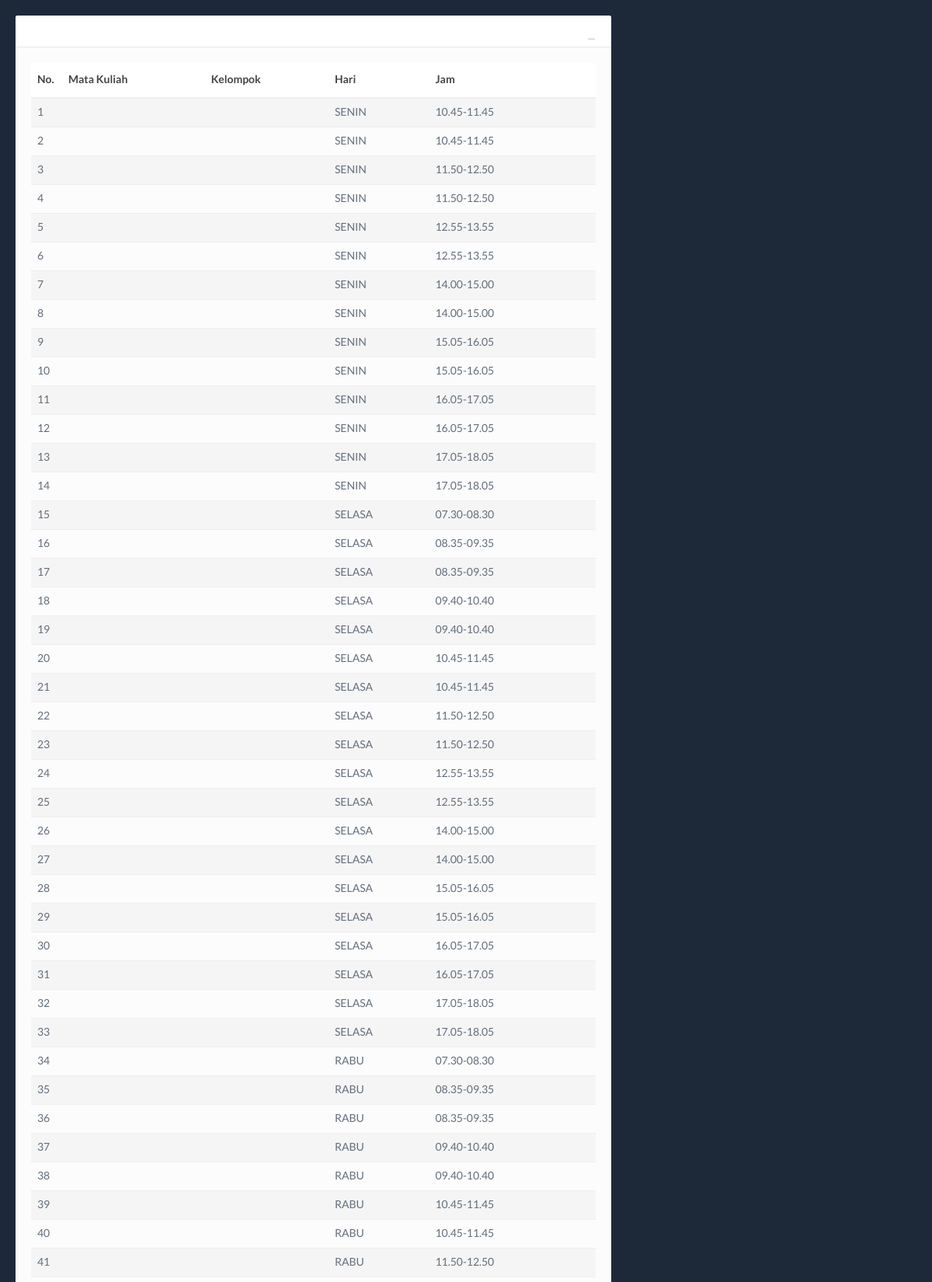
The page /mhs/mata-kuliah-edit.php (signed in, upper part) on the database its author committed.
### tables this page shows
CREATE TABLE IF NOT EXISTS `tb_penjadwalan` (
  `id_jadwal` int(4) NOT NULL AUTO_INCREMENT,
  `hari_jadwal` varchar(20) NOT NULL,
  `jam_jadwal` varchar(12) NOT NULL,
  `ruang_jadwal` varchar(10) NOT NULL,
  `kelompok_jadwal` varchar(2) DEFAULT NULL,
  `matkul_jadwal` varchar(100) NOT NULL,
  `asisten_jadwal` varchar(100) NOT NULL,
  PRIMARY KEY (`id_jadwal`)
);

### mhs/mata-kuliah-edit.php (the view, shortened to what this page needs)
<?php
  $idp = $_GET['idp'];
    list($nimp, $matkulp)
    = mysql_fetch_row(mysql_query("SELECT nim_praktikum, matkul_praktikum
      FROM tb_praktikum WHERE id_praktikum ='$idp' "));
?>
<!DOCTYPE html>
<html lang="en">
<head>
  <link href="../lib/css/style.default.css" rel="stylesheet">
  <link href="../lib/css/fullcalendar.css" rel="stylesheet">
</head>
<body>
  <section>
    <div class="contentpanel">
      <div class="row">
        <div class="col-md-8">
              <div class="panel panel-default">
                <div class="panel-heading">
                  <div class="panel-btns">
                    <a href="#" class="minimize">&minus;</a>
                  </div>
                </div>
                <div class="panel-body">
                <div class="table-responsive">
                  <table class="table table-striped mb30">
                    <thead>
                      <tr>
                        <th width="40">No.</th>
                        <th>Mata Kuliah</th>
                        <th>Kelompok</th>
                        <th>Hari</th>
                        <th>Jam</th>
                        <th></th>
                      </tr>
                    </thead>
                    <tbody>
                      <?php
                      $aa = mysql_query("SELECT * FROM tb_penjadwalan WHERE matkul_jadwal = '$matkulp' ");
                      $no=1;
                      while ($bb = mysql_fetch_assoc($aa)) {
                        ?>
                        <tr>
                          <td><?=$no ?></td>
                          <td><?=$bb['matkul_jadwal']?></td>
                          <td><strong><?=$bb['kelompok_jadwal']?></strong></td>
                          <td><?=$bb['hari_jadwal']?></td>
                          <td><?=$bb['jam_jadwal']?></td>
                          <td></td>
                        </tr>
                        <?php
                          $no++;
                          }
                        ?>
                      </tbody>
                    </table>
                  </div>
                </div>
              </div>
            </div>
          <div class="col-md-4">
          </div>
            </div>
  </div>
</section>
</body>
</html>

### rows shown on the page
tb_penjadwalan: hari_jadwal "SENIN", jam_jadwal "10.45-11.45"
tb_penjadwalan: hari_jadwal "SENIN", jam_jadwal "10.45-11.45"
tb_penjadwalan: hari_jadwal "SENIN", jam_jadwal "11.50-12.50"
tb_penjadwalan: hari_jadwal "SENIN", jam_jadwal "11.50-12.50"
tb_penjadwalan: hari_jadwal "SENIN", jam_jadwal "12.55-13.55"
tb_penjadwalan: hari_jadwal "SENIN", jam_jadwal "12.55-13.55"
tb_penjadwalan: hari_jadwal "SENIN", jam_jadwal "14.00-15.00"
tb_penjadwalan: hari_jadwal "SENIN", jam_jadwal "14.00-15.00"
tb_penjadwalan: hari_jadwal "SENIN", jam_jadwal "15.05-16.05"
tb_penjadwalan: hari_jadwal "SENIN", jam_jadwal "15.05-16.05"
tb_penjadwalan: hari_jadwal "SENIN", jam_jadwal "16.05-17.05"
tb_penjadwalan: hari_jadwal "SENIN", jam_jadwal "16.05-17.05"
tb_penjadwalan: hari_jadwal "SENIN", jam_jadwal "17.05-18.05"
tb_penjadwalan: hari_jadwal "SENIN", jam_jadwal "17.05-18.05"
tb_penjadwalan: hari_jadwal "SELASA", jam_jadwal "07.30-08.30"
tb_penjadwalan: hari_jadwal "SELASA", jam_jadwal "08.35-09.35"
tb_penjadwalan: hari_jadwal "SELASA", jam_jadwal "08.35-09.35"
tb_penjadwalan: hari_jadwal "SELASA", jam_jadwal "09.40-10.40"
tb_penjadwalan: hari_jadwal "SELASA", jam_jadwal "09.40-10.40"
tb_penjadwalan: hari_jadwal "SELASA", jam_jadwal "10.45-11.45"
tb_penjadwalan: hari_jadwal "SELASA", jam_jadwal "10.45-11.45"
tb_penjadwalan: hari_jadwal "SELASA", jam_jadwal "11.50-12.50"
tb_penjadwalan: hari_jadwal "SELASA", jam_jadwal "11.50-12.50"
tb_penjadwalan: hari_jadwal "SELASA", jam_jadwal "12.55-13.55"
tb_penjadwalan: hari_jadwal "SELASA", jam_jadwal "12.55-13.55"
tb_penjadwalan: hari_jadwal "SELASA", jam_jadwal "14.00-15.00"
tb_penjadwalan: hari_jadwal "SELASA", jam_jadwal "14.00-15.00"
tb_penjadwalan: hari_jadwal "SELASA", jam_jadwal "15.05-16.05"
tb_penjadwalan: hari_jadwal "SELASA", jam_jadwal "15.05-16.05"
tb_penjadwalan: hari_jadwal "SELASA", jam_jadwal "16.05-17.05"
tb_penjadwalan: hari_jadwal "SELASA", jam_jadwal "16.05-17.05"
tb_penjadwalan: hari_jadwal "SELASA", jam_jadwal "17.05-18.05"
tb_penjadwalan: hari_jadwal "SELASA", jam_jadwal "17.05-18.05"
tb_penjadwalan: hari_jadwal "RABU", jam_jadwal "07.30-08.30"
tb_penjadwalan: hari_jadwal "RABU", jam_jadwal "08.35-09.35"
tb_penjadwalan: hari_jadwal "RABU", jam_jadwal "08.35-09.35"
tb_penjadwalan: hari_jadwal "RABU", jam_jadwal "09.40-10.40"
tb_penjadwalan: hari_jadwal "RABU", jam_jadwal "09.40-10.40"
tb_penjadwalan: hari_jadwal "RABU", jam_jadwal "10.45-11.45"
tb_penjadwalan: hari_jadwal "RABU", jam_jadwal "10.45-11.45"
tb_penjadwalan: hari_jadwal "RABU", jam_jadwal "11.50-12.50"
